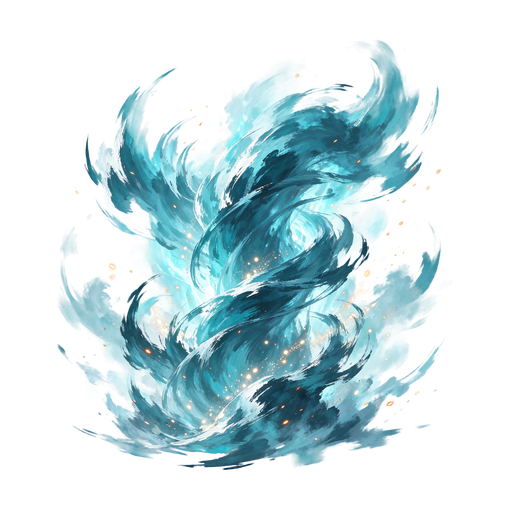
#> input picture app/web/fx/fx_aura.png, 512 x 512 px, given in place of fx_thunder_原图.png, which was not available
$ python rebuild_thunder.py
#> lines starting #> are read from the running program, lines starting #| are printed output that depends on the picture
# -*- coding: utf-8 -*-
"""从原图重建 thunder 贴图：裁方 512 + 轻度提亮（保留紫色层次，避免过曝成白柱）。"""
from PIL import Image

ORIG = "/mnt/g/桌面/个人文件/项目/三国将星录/美术素材/技能特效/原图/fx_thunder_原图.png"
OUT = "/mnt/g/桌面/个人文件/项目/三国将星录/正式版/web/fx/fx_thunder.png"
GAIN = 0.14

im = Image.open(ORIG).convert("RGBA")
#> im is the input picture: PIL image 512x512 RGBA; mean R, G, B, A 49.5, 73.9, 79, 88.7
w, h = im.size
#> w = 512; h = 512
s = min(w, h)
#> s = 512
im = im.crop(((w - s) // 2, (h - s) // 2, (w - s) // 2 + s, (h - s) // 2 + s)).resize((512, 512), Image.LANCZOS)
r, g, b, a = im.split()
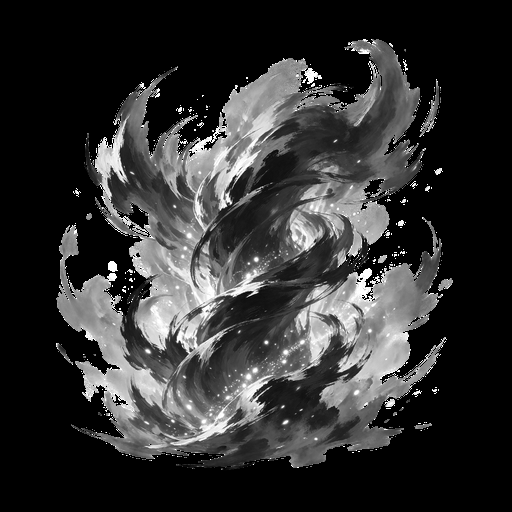
#> r: PIL image 512x512 L; min 0, max 255, mean 49.5
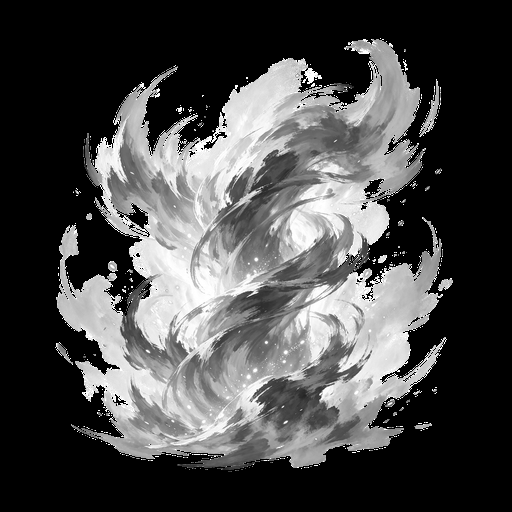
#> g: PIL image 512x512 L; min 0, max 255, mean 73.9
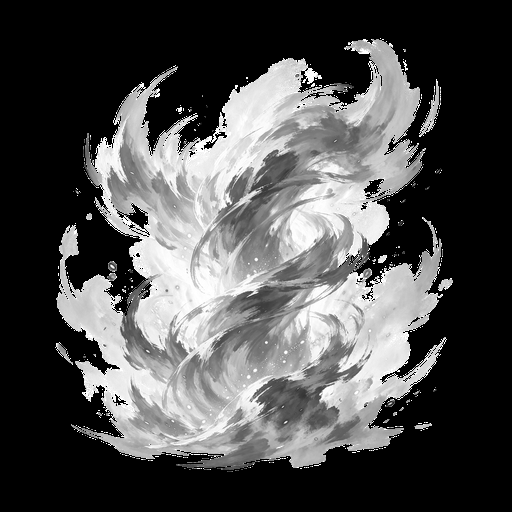
#> b: PIL image 512x512 L; min 0, max 255, mean 79
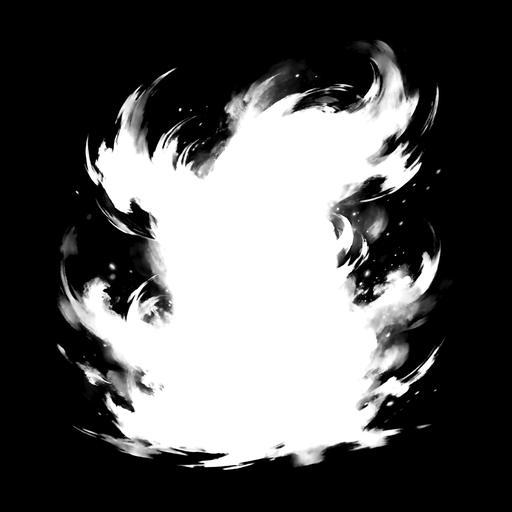
#> a: PIL image 512x512 L; min 0, max 255, mean 88.7
f = lambda v, gain=GAIN: int(255 - (255 - v) * (1 - gain))
im = Image.merge("RGBA", (r.point(f), g.point(f), b.point(f), a))
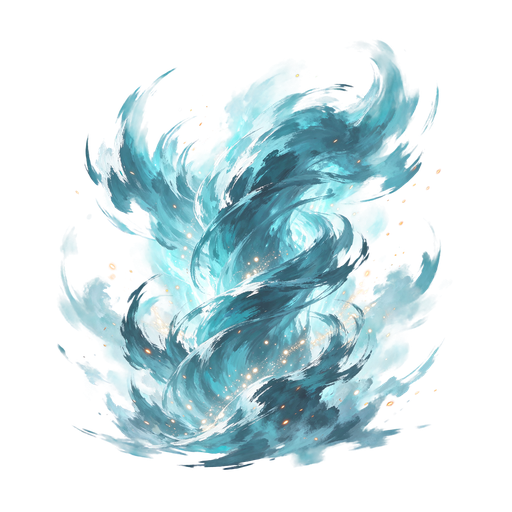
#> im: PIL image 512x512 RGBA; mean R, G, B, A 77.6, 98.7, 103, 88.7; transparent parts drawn white
im.save(OUT)
print("thunder rebuilt, gain", GAIN, "size", im.size)
#| thunder rebuilt, gain 0.14 size (512, 512)

$ run again, on app/web/fx/fx_axe.png
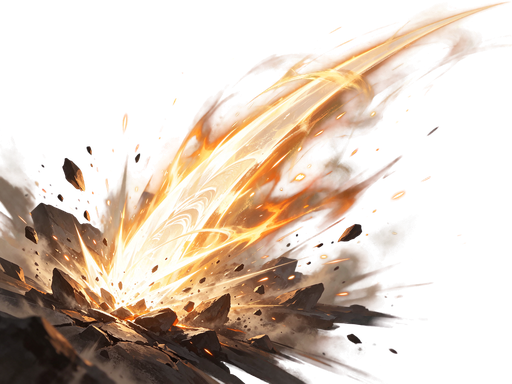
#> input picture app/web/fx/fx_axe.png, 512 x 384 px, given in place of fx_thunder_原图.png, which was not available
#> im is the input picture: PIL image 512x384 RGBA; mean R, G, B, A 91.1, 70.4, 53.3, 104.3
#> `r, g, b, a = im.split()`:
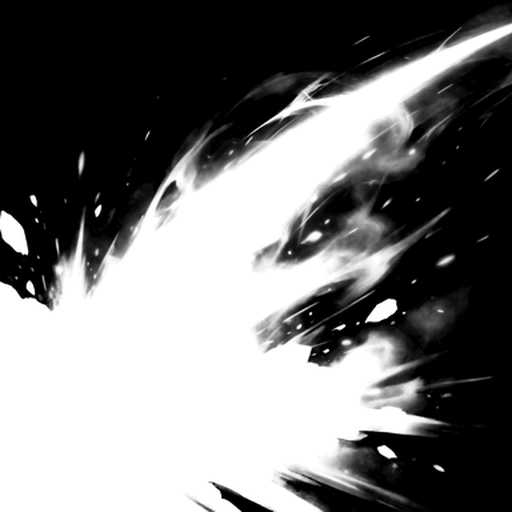
#> a: PIL image 512x512 L; min 0, max 255, mean 117.3
#> `im = Image.merge("RGBA", (r.point(f), g.point(f), b.point(f), a))`:
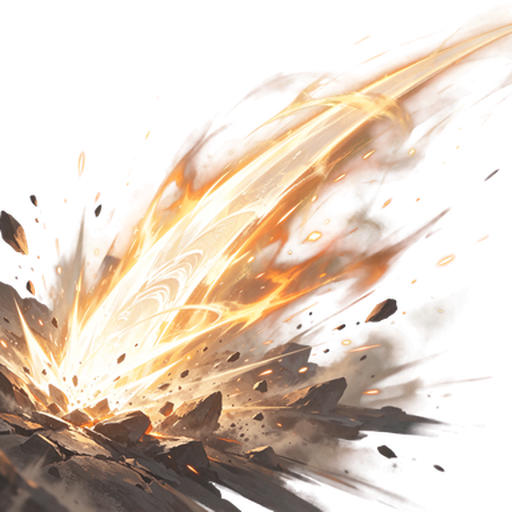
#> im: PIL image 512x512 RGBA; mean R, G, B, A 129.8, 108.2, 90, 117.3; transparent parts drawn white
#| thunder rebuilt, gain 0.14 size (512, 512)
